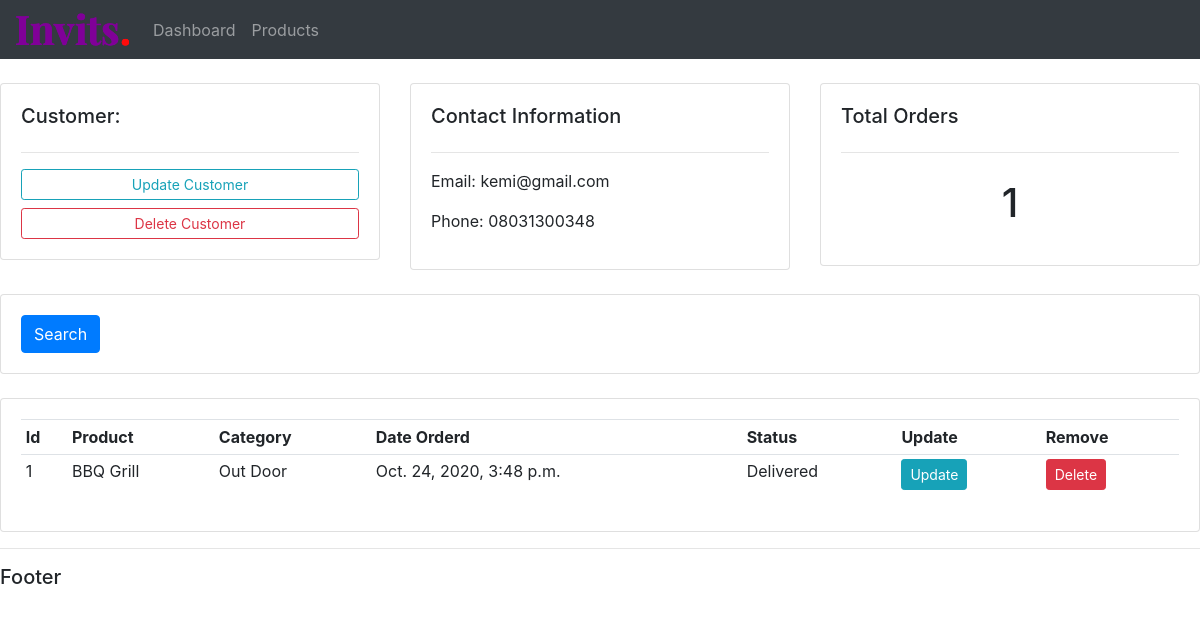
The app's page /customer/2, older data.
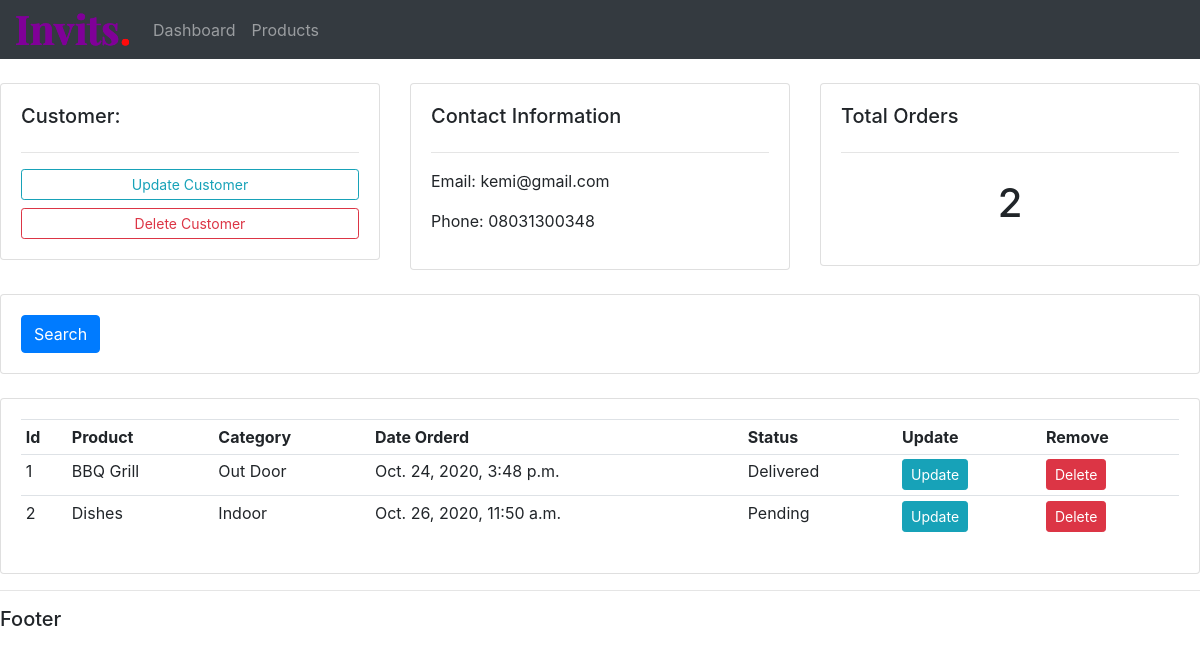
The same page, newer data.
### account/models.py (models this page shows, shortened)
class Order(models.Model):
    STATUS = [
        ('Pending', 'Pending'),
        ('Out for delivery', 'Out for delivery'),
        ('Delivered', 'Delivered')
    ]
    customer = models.ForeignKey(
        Customer, null=True, on_delete=models.SET_NULL)
    product = models.ForeignKey(Product, null=True, on_delete=models.SET_NULL)
    status = models.CharField(max_length=18, choices=STATUS)
    date_created = models.DateTimeField(auto_now_add=True)

class Product(models.Model):
    CATEGORY = [
        ('Indoor', 'Indoor'),
        ('Out Door', 'Out Door')
    ]
    name = models.CharField(max_length=50, null=True)
    price = models.FloatField()
    category = models.CharField(max_length=50, null=True, choices=CATEGORY)
    description = models.TextField(null=True, blank=True)
    tags = models.ManyToManyField(Tag)
    date_created = models.DateTimeField(auto_now_add=True)
    def __str__(self):
        return self.name

### account/views.py (the view)
# urls.py: path('customer/<int:customer_id>', views.customer, name='customer'),
def customer(request, customer_id):
    customer = get_object_or_404(Customer, id=customer_id)
    orders = customer.order_set.all()
    context = {
        'customer': customer,
        'orders': orders,
        'total_orders': orders.count()
    }
    return render(request, "account/customer.html", context)

### account/templates/account/customer.html
{% extends 'account/main.html' %}
{% block content %}
	<br>
<div class="row">
	<div class="col-md-4">
		<div class="card card-body">
			<h5>Customer:</h5>
			<hr>
			<a class="btn btn-outline-info  btn-sm btn-block" href="">Update Customer</a>
			<a class="btn btn-outline-danger  btn-sm btn-block" href="">Delete Customer</a>
		</div>
	</div>
	<div class="col-md-4">
		<div class="card card-body">
			<h5>Contact Information</h5>
			<hr>
			<p>Email: {{ customer.email }} </p>
			<p>Phone: {{ customer.phone }}</p>
		</div>
	</div>
	<div class="col-md-4">
		<div class="card card-body">
			<h5>Total Orders</h5>
			<hr>
			<h1 style="text-align: center;padding: 10px">{{ total_orders }}</h1>
		</div>
	</div>
</div>
<br>
<div class="row">
	<div class="col">
		<div class="card card-body">
			<form method="get">
		    <button class="btn btn-primary" type="submit">Search</button>
		  </form>
		</div>
	</div>
</div>
<br>
<div class="row">
	<div class="col-md">
		<div class="card card-body">
			<table class="table table-sm">
				<tr>
					<th>Id</th>
					<th>Product</th>
					<th>Category</th>
					<th>Date Orderd</th>
					<th>Status</th>
					<th>Update</th>
					<th>Remove</th>
				</tr>
{% for order in  orders %}
<tr>
	<td>{{ forloop.counter }}</td>
	<td>{{ order.product }}</td>
	<td>{{ order.product.category }}</td>
	<td>{{ order.date_created }}</td>
	<td>{{ order.status }}</td>
	<td><a class="btn btn-sm btn-info" href="#{{ order.id }}">Update</a></td>
	<td><a class="btn btn-sm btn-danger"  href="#{{ order.id }}">Delete</a></td>
</tr>
{% endfor %}
			</table>
		</div>
	</div>
</div>
{% endblock %}

Row changes from the older to the newer data that the page shows:
added Order: product "Dishes", product.category "Indoor", date_created "Oct. 26, 2020, 11:50 a.m.", status "Pending"
Text that changed along with them:
{{ total_orders }}: "1" → "2"
